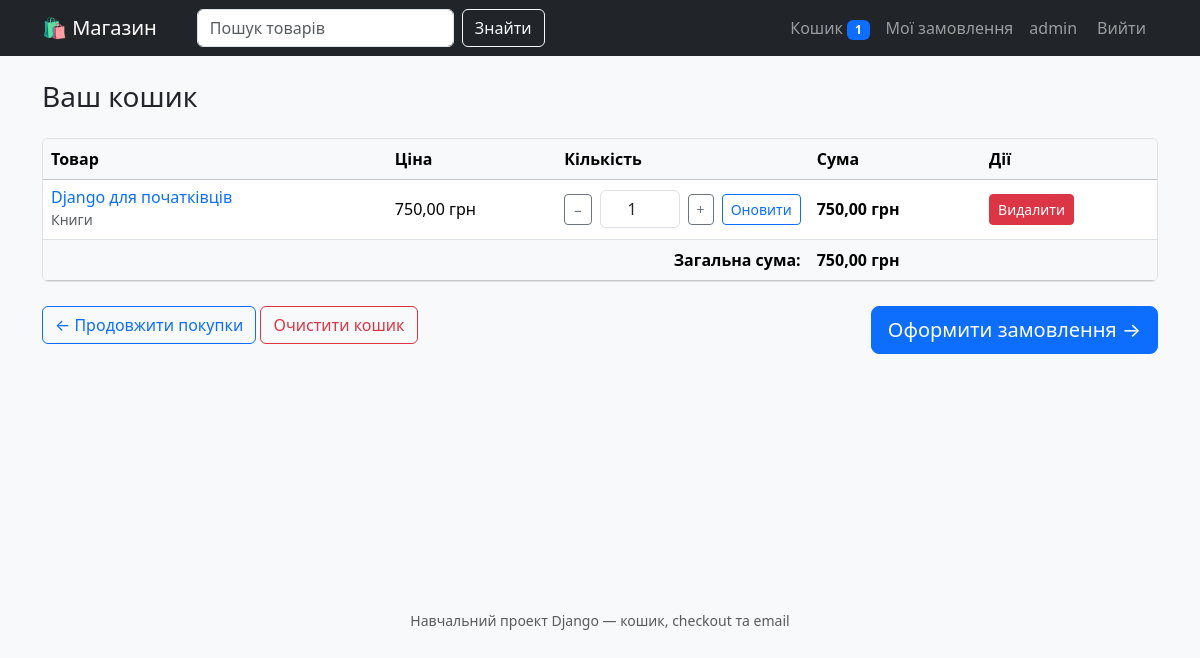
The app's page /cart/ (signed in) with its own data.
### shop/models.py (models this page shows, shortened)
class Product(models.Model):
    category = models.ForeignKey(
        Category,
        on_delete=models.PROTECT,
        related_name='products',
        verbose_name='Категорія',
    )
    name = models.CharField('Назва', max_length=150)
    slug = models.SlugField('Slug', unique=True)
    description = models.TextField('Опис', blank=True)
    price = models.DecimalField('Ціна', max_digits=10, decimal_places=2)
    stock = models.PositiveIntegerField('Залишок на складі', default=0)
    is_available = models.BooleanField('Доступний', default=True)
    created_at = models.DateTimeField('Створено', auto_now_add=True)
    modified_at = models.DateTimeField('Змінено', auto_now=True)
    class Meta:
        verbose_name = 'Товар'
        verbose_name_plural = 'Товари'
        ordering = ['name']
        indexes = [models.Index(fields=['slug'])]
    def get_absolute_url(self):
        return reverse('shop:product_detail', args=[self.slug])

class Category(models.Model):
    name = models.CharField('Назва', max_length=200)
    slug = models.SlugField('Slug', unique=True)
    description = models.TextField('Опис', blank=True)
    parent = models.ForeignKey(
        'self',
        on_delete=models.CASCADE,
        null=True,
        blank=True,
        related_name='children',
        verbose_name='Батьківська категорія',
    )
    is_active = models.BooleanField('Активна', default=True)
    created_at = models.DateTimeField('Створено', auto_now_add=True)
    class Meta:
        verbose_name = 'Категорія'
        verbose_name_plural = 'Категорії'
        ordering = ['name']
    def __str__(self):
        if self.parent_id:
            return f'{self.parent} → {self.name}'
        return self.name

### cart/models.py (models this page shows, shortened)
class Cart(models.Model):
    cart_code = models.CharField('Код кошика', max_length=250, unique=True, blank=True)
    user = models.ForeignKey(
        settings.AUTH_USER_MODEL,
        on_delete=models.CASCADE,
        null=True,
        blank=True,
        related_name='carts',
        verbose_name='Користувач',
    )
    paid_status = models.BooleanField('Оплачено', default=False)
    created_at = models.DateTimeField('Створено', auto_now_add=True)
    modified_at = models.DateTimeField('Змінено', auto_now=True)
    class Meta:
        verbose_name = 'Кошик'
        verbose_name_plural = 'Кошики'
        ordering = ['-created_at']
    def get_total_items(self):
        return sum(item.quantity for item in self.items.all())
    def get_total_price(self):
        return sum(
            (item.get_total_price() for item in self.items.select_related('product')),
            Decimal('0.00'),
        )

class CartItem(models.Model):
    cart = models.ForeignKey(
        Cart,
        on_delete=models.CASCADE,
        related_name='items',
        verbose_name='Кошик',
    )
    product = models.ForeignKey(
        Product,
        on_delete=models.CASCADE,
        verbose_name='Товар',
    )
    quantity = models.PositiveIntegerField('Кількість', default=1)
    date_added = models.DateTimeField('Додано', auto_now_add=True)
    class Meta:
        verbose_name = 'Товар у кошику'
        verbose_name_plural = 'Товари у кошику'
        constraints = [
            models.UniqueConstraint(fields=['cart', 'product'], name='unique_cart_product'),
        ]
    def get_total_price(self):
        return self.product.price * self.quantity

### cart/views.py (the view)
# urls.py: path('', views.cart_detail, name='cart_detail'),
def cart_detail(request):
    cart = get_cart(request)
    return render(request, 'cart/detail.html', {
        'cart': cart,
        'max_quantity': MAX_QUANTITY_PER_PRODUCT,
    })

### cart/cart.py (called while the page is built)
def get_cart(request):
    if request.user.is_authenticated:
        return DatabaseCart(request)
    return SessionCart(request)

    def __iter__(self):
        for item in self.cart.items.select_related('product'):
            yield {
                'product': item.product,
                'quantity': item.quantity,
                'price': item.product.price,
                'total_price': item.get_total_price(),
            }

    def __len__(self):
        return self.cart.get_total_items()

    def get_total_price(self):
        return self.cart.get_total_price()

### cart/context_processors.py (called while the page is built)
def cart(request):
    return {'cart': get_cart(request)}

### templates/cart/detail.html (shortened to what this page needs)
{% extends 'base.html' %}
{% block content %}
<h1 class="h3 mb-4">Ваш кошик</h1>
{% if cart|length %}
    <div class="table-responsive bg-white rounded border">
        <table class="table align-middle mb-0">
            <thead class="table-light">
                <tr>
                    <th>Товар</th>
                    <th>Ціна</th>
                    <th style="width: 230px;">Кількість</th>
                    <th>Сума</th>
                    <th>Дії</th>
                </tr>
            </thead>
            <tbody>
                {% for item in cart %}
                    <tr>
                        <td>
                            <div class="d-flex align-items-center">
                                <div>
                                    <a href="{{ item.product.get_absolute_url }}" class="text-decoration-none">
                                        <h6 class="mb-0">{{ item.product.name }}</h6>
                                    </a>
                                    <small class="text-muted">{{ item.product.category }}</small>
                                </div>
                            </div>
                        </td>
                        <td>{{ item.price }} грн</td>
                        <td>
                            <form method="post" action="{% url 'cart:cart_update' item.product.id %}"
                                  class="d-flex align-items-center">
                                <button type="button" class="btn btn-sm btn-outline-secondary"
                                        onclick="stepQuantity(this, -1)">−</button>
                                <input type="number" name="quantity" value="{{ item.quantity }}"
                                       min="1" max="{{ max_quantity }}"
                                       class="form-control mx-2 text-center" style="width: 80px;">
                                <button type="button" class="btn btn-sm btn-outline-secondary"
                                        onclick="stepQuantity(this, 1)">+</button>
                                <button type="submit" class="btn btn-sm btn-outline-primary ms-2">Оновити</button>
                            </form>
                        </td>
                        <td><strong>{{ item.total_price }} грн</strong></td>
                        <td>
                            <form method="post" action="{% url 'cart:cart_remove' item.product.id %}">
                                <button type="submit" class="btn btn-sm btn-danger">Видалити</button>
                            </form>
                        </td>
                    </tr>
                {% endfor %}
            </tbody>
            <tfoot class="table-light">
                <tr>
                    <td colspan="3" class="text-end"><strong>Загальна сума:</strong></td>
                    <td colspan="2"><strong>{{ cart.get_total_price }} грн</strong></td>
                </tr>
            </tfoot>
        </table>
    </div>
    <div class="d-flex justify-content-between mt-4">
        <div>
            <a href="{% url 'shop:product_list' %}" class="btn btn-outline-primary">← Продовжити покупки</a>
            <form method="post" action="{% url 'cart:cart_clear' %}" class="d-inline">
                <button type="submit" class="btn btn-outline-danger">Очистити кошик</button>
            </form>
        </div>
        <a href="{% url 'orders:checkout' %}" class="btn btn-primary btn-lg">Оформити замовлення →</a>
    </div>
{% else %}
    <div class="alert alert-info">Ваш кошик порожній</div>
    <a href="{% url 'shop:product_list' %}" class="btn btn-primary">Перейти до покупок</a>
{% endif %}
{% endblock %}

### templates/base.html (shortened to what this page needs)
{% load static %}<!DOCTYPE html>
<html lang="uk">
<head>
    <link href="https://cdn.jsdelivr.net/npm/bootstrap@5.3.3/dist/css/bootstrap.min.css" rel="stylesheet">
    <link href="{% static 'css/style.css' %}" rel="stylesheet">
</head>
<body class="bg-light">
<nav class="navbar navbar-expand-lg navbar-dark bg-dark">
    <div class="container">
        <a class="navbar-brand" href="{% url 'shop:product_list' %}">🛍️ Магазин</a>
        <div class="collapse navbar-collapse" id="nav">
            <form class="d-flex ms-lg-4 my-2 my-lg-0" method="get" action="{% url 'shop:product_list' %}">
                <input class="form-control me-2" type="search" name="q" placeholder="Пошук товарів"
                       value="{{ query|default:'' }}">
                <button class="btn btn-outline-light" type="submit">Знайти</button>
            </form>
            <ul class="navbar-nav ms-auto align-items-lg-center">
                <li class="nav-item">
                    <a class="nav-link" href="{% url 'cart:cart_detail' %}">
                        Кошик
                        <span class="badge bg-primary">{{ cart|length }}</span>
                    </a>
                </li>
                {% if user.is_authenticated %}
                    <li class="nav-item">
                        <a class="nav-link" href="{% url 'orders:order_list' %}">Мої замовлення</a>
                    </li>
                    <li class="nav-item">
                        <a class="nav-link" href="{% url 'accounts:profile' %}">{{ user.username }}</a>
                    </li>
                    <li class="nav-item">
                        <form method="post" action="{% url 'accounts:logout' %}" class="d-inline">
                            <button type="submit" class="btn btn-link nav-link">Вийти</button>
                        </form>
                    </li>
                {% else %}
                    <li class="nav-item"><a class="nav-link" href="{% url 'accounts:login' %}">Увійти</a></li>
                    <li class="nav-item"><a class="nav-link" href="{% url 'accounts:signup' %}">Реєстрація</a></li>
                {% endif %}
            </ul>
        </div>
    </div>
</nav>
<main class="container my-4">
    {% block content %}{% endblock %}
</main>
<footer class="text-center text-muted py-4">
    <small>Навчальний проект Django — кошик, checkout та email</small>
</footer>
</body>
</html>

### static/css/style.css (style rules this page uses)
.navbar .btn-link.nav-link { text-decoration: none; padding: 0.5rem 0.75rem; }
main { min-height: 60vh; }

### records on screen
Product: product.name "Django для початківців", product.category "Книги", price "750,00", quantity "1", total_price "750,00"
Cart: get_total_price "750,00"

### other values on screen
{{ cart|length }} "1"
{{ user.username }} "admin"
